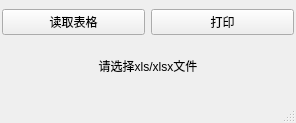
<?xml version="1.0" encoding="UTF-8"?>
<ui version="4.0">
 <class>printerClass</class>
 <widget class="QMainWindow" name="printerClass">
  <property name="geometry">
   <rect>
    <x>0</x>
    <y>0</y>
    <width>296</width>
    <height>123</height>
   </rect>
  </property>
  <property name="windowTitle">
   <string>福利票据</string>
  </property>
  <widget class="QWidget" name="centralWidget">
   <layout class="QGridLayout" name="gridLayout_2">
    <property name="leftMargin">
     <number>2</number>
    </property>
    <property name="topMargin">
     <number>2</number>
    </property>
    <property name="rightMargin">
     <number>2</number>
    </property>
    <property name="bottomMargin">
     <number>2</number>
    </property>
    <property name="spacing">
     <number>2</number>
    </property>
    <item row="1" column="0">
     <layout class="QVBoxLayout" name="verticalLayout">
      <item>
       <layout class="QHBoxLayout" name="horizontalLayout">
        <item>
         <widget class="QPushButton" name="readButton">
          <property name="text">
           <string>读取表格</string>
          </property>
         </widget>
        </item>
        <item>
         <widget class="QPushButton" name="printButton">
          <property name="text">
           <string>打印</string>
          </property>
         </widget>
        </item>
       </layout>
      </item>
      <item>
       <widget class="QLabel" name="label">
        <property name="maximumSize">
         <size>
          <width>16777215</width>
          <height>50</height>
         </size>
        </property>
        <property name="text">
         <string>请选择xls/xlsx文件</string>
        </property>
        <property name="alignment">
         <set>Qt::AlignCenter</set>
        </property>
       </widget>
      </item>
     </layout>
    </item>
   </layout>
  </widget>
  <widget class="QMenuBar" name="menuBar">
   <property name="geometry">
    <rect>
     <x>0</x>
     <y>0</y>
     <width>296</width>
     <height>22</height>
    </rect>
   </property>
  </widget>
  <widget class="QStatusBar" name="statusBar"/>
 </widget>
 <layoutdefault spacing="6" margin="11"/>
 <resources>
  <include location="printer.qrc"/>
 </resources>
 <connections/>
</ui>
